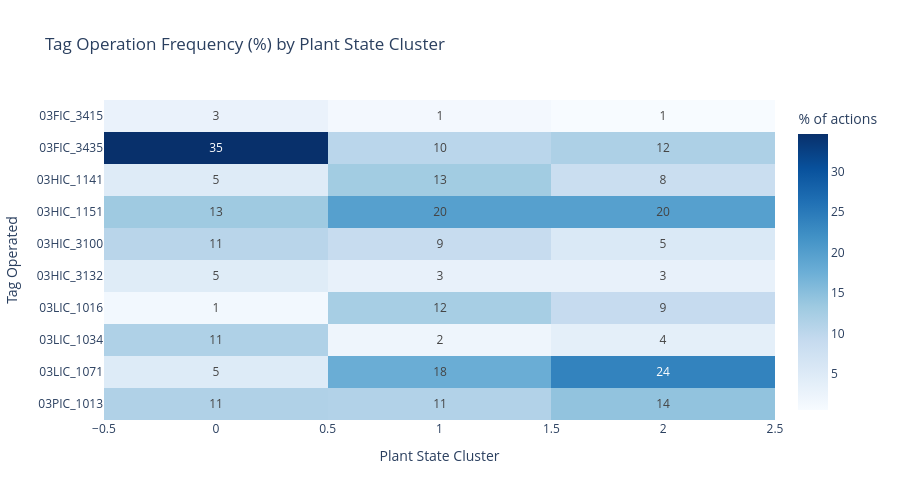

Notebook source saved alongside this figure:
### Code cell
# Visualize: Heatmap of tag operation frequency by plant state cluster
# Shows if certain tags are preferred in certain situations
top10_tags = merged['Source'].value_counts().head(10).index.tolist()
cluster_tag_matrix = pd.crosstab(
    cluster_data[cluster_data['Source'].isin(top10_tags)]['plant_state_cluster'],
    cluster_data[cluster_data['Source'].isin(top10_tags)]['Source'],
    normalize='index'
) * 100

fig = px.imshow(
    cluster_tag_matrix.T,
    text_auto='.0f',
    color_continuous_scale='Blues',
    title='Tag Operation Frequency (%) by Plant State Cluster',
    labels={'x': 'Plant State Cluster', 'y': 'Tag Operated', 'color': '% of actions'}
)
fig.update_layout(height=500)
fig.show()

print("Insight: Columns with varying color patterns indicate that tag choice DEPENDS on plant state.")
print("Uniform columns suggest the tag is operated regardless of state.")

### Figure 1 — Plotly figure (JSON) as saved in the notebook; plotly's stock layout.template omitted (floating-point values rounded to 4 significant figures)
{"data": [{"coloraxis": "coloraxis", "hovertemplate": "Plant State Cluster: %{x}<br>Tag Operated: %{y}<br>% of actions: %{z}<extra></extra>", "name": "0", "texttemplate": "%{z:.0f}", "type": "heatmap", "x": [0, 1, 2], "xaxis": "x", "y": ["03FIC_3415", "03FIC_3435", "03HIC_1141", "03HIC_1151", "03HIC_3100", "03HIC_3132", "03LIC_1016", "03LIC_1034", "03LIC_1071", "03PIC_1013"], "yaxis": "y", "z": [[2.841, 1.327, 0.5739], [34.63, 10.41, 11.76], [4.798, 12.96, 8.321], [13.27, 19.8, 19.8], [10.51, 8.878, 5.452], [4.69, 3.163, 3.156], [1.367, 12.35, 9.039], [11.5, 2.143, 3.73], [4.932, 17.76, 23.82], [11.47, 11.22, 14.35]]}], "layout": {"coloraxis": {"colorbar": {"title": {"text": "% of actions"}}, "colorscale": [[0, "rgb(247,251,255)"], [0.125, "rgb(222,235,247)"], [0.25, "rgb(198,219,239)"], [0.375, "rgb(158,202,225)"], [0.5, "rgb(107,174,214)"], [0.625, "rgb(66,146,198)"], [0.75, "rgb(33,113,181)"], [0.875, "rgb(8,81,156)"], [1, "rgb(8,48,107)"]]}, "height": 500, "title": {"text": "Tag Operation Frequency (%) by Plant State Cluster"}, "xaxis": {"anchor": "y", "constrain": "domain", "domain": [0, 1], "scaleanchor": "y", "title": {"text": "Plant State Cluster"}}, "yaxis": {"anchor": "x", "autorange": "reversed", "constrain": "domain", "domain": [0, 1], "title": {"text": "Tag Operated"}}}}
